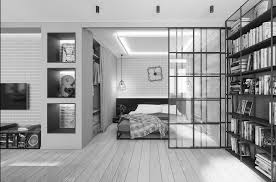
#> input picture ML_Model/beautiful/images (1).jpg, 276 x 182 px
$ python predict_simple.py 'beautiful/images (1).jpg'
#> lines starting #> are read from the running program, lines starting #| are printed output that depends on the picture; long printed decimals are rounded
import os
os.environ["CUDA_DEVICE_ORDER"] = "PCI_BUS_ID"   # see issue #152
os.environ["CUDA_VISIBLE_DEVICES"] = '-1'

import numpy as np
import h5py
import sys
import urllib.request
from cv2 import imdecode,resize,INTER_CUBIC, IMREAD_GRAYSCALE

def url_to_img(url):
#> called with url = 'beautiful/images (1).jpg'
	resp = urllib.request.urlopen(url)
	image = np.asarray(bytearray(resp.read()), dtype='uint8')
	image = imdecode(image, IMREAD_GRAYSCALE)
#> image is the input picture: shape (182, 276); min 0, max 255, mean 155.6
	image = resize(image, dsize=(50, 50), interpolation=INTER_CUBIC)
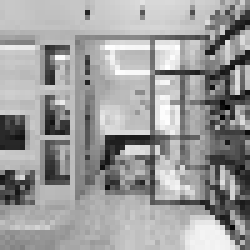
#> image: shape (50, 50) (shown 5 times larger); min 0, max 255, mean 156.2
	return image

def main():
	#receive data from node backend
	url_string = sys.argv[1].replace('[', '').replace(']', '').replace("\"", '')
	#json_urls should be a list of lists
	urls = url_string.split(',')
	print(urls)
	predictions = list()
	# for url in urls:
	# 	image = url_to_img(url)
	# 	predictions.append(image)
	predictions.append(url_to_img(urls[0]))

	mean = np.mean(predictions)/255.0
#> mean = 0.612
	if mean > 0.25 and mean < 0.5:
		mean = 1-(mean*2)
	elif mean > 0.5 and mean < 0.75:
		mean = ((mean-0.5) * 2) + 0.5
#> mean = 0.725
	print(mean)
#| 0.7248
	#print(urls[0])
	#print(sys.argv[1])
	sys.stdout.flush()

if __name__ == '__main__':
	main()

$ run again, on ML_Model/beautiful/images (2).jpg
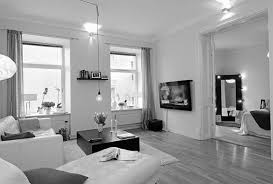
#> input picture ML_Model/beautiful/images (2).jpg, 273 x 184 px
#> in url_to_img, image is the input picture: shape (184, 273); min 0, max 255, mean 155.2
#> in url_to_img, `image = resize(image, dsize=(50, 50), interpolation=INTER_CUBIC)`:
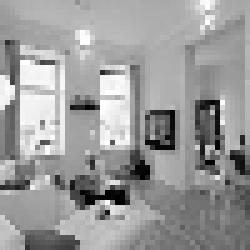
#> image: shape (50, 50) (shown 5 times larger); min 0, max 255, mean 154.6
#> in main, `mean = np.mean(predictions)/255.0`: mean = 0.606
#> in main, `mean = ((mean-0.5) * 2) + 0.5`: mean = 0.713
#| 0.7126

$ run again, on ML_Model/beautiful/images (3).jpg
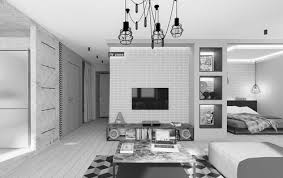
#> input picture ML_Model/beautiful/images (3).jpg, 283 x 178 px
#> in url_to_img, image is the input picture: shape (178, 283); min 0, max 255, mean 171.4
#> in url_to_img, `image = resize(image, dsize=(50, 50), interpolation=INTER_CUBIC)`:
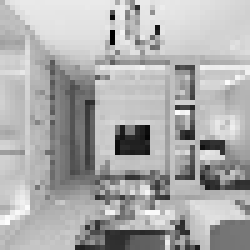
#> image: shape (50, 50) (shown 5 times larger); min 0, max 254, mean 172.1
#> in main, `mean = np.mean(predictions)/255.0`: mean = 0.675
#> in main, `mean = ((mean-0.5) * 2) + 0.5`: mean = 0.85
#| 0.85

$ run again, on ML_Model/beautiful/images (4).jpg
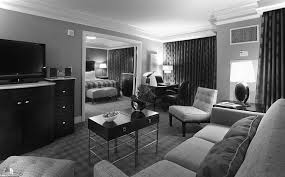
#> input picture ML_Model/beautiful/images (4).jpg, 285 x 177 px
#> in url_to_img, image is the input picture: shape (177, 285); min 0, max 255, mean 102.7
#> in url_to_img, `image = resize(image, dsize=(50, 50), interpolation=INTER_CUBIC)`:
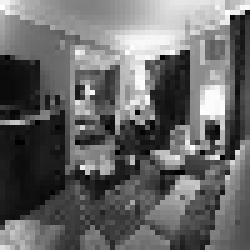
#> image: shape (50, 50) (shown 5 times larger); min 0, max 255, mean 103.1
#> in main, `mean = np.mean(predictions)/255.0`: mean = 0.404
#> in main, `mean = 1-(mean*2)`: mean = 0.191
#| 0.1912
